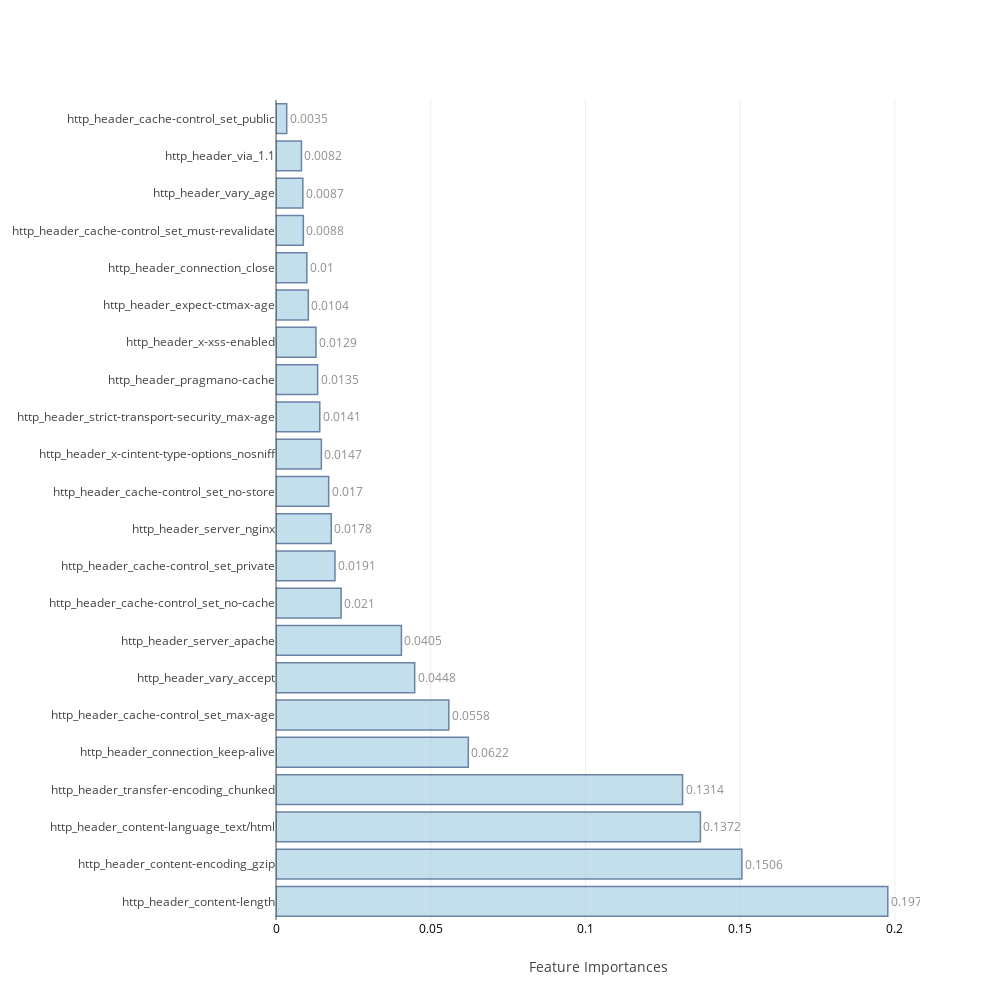
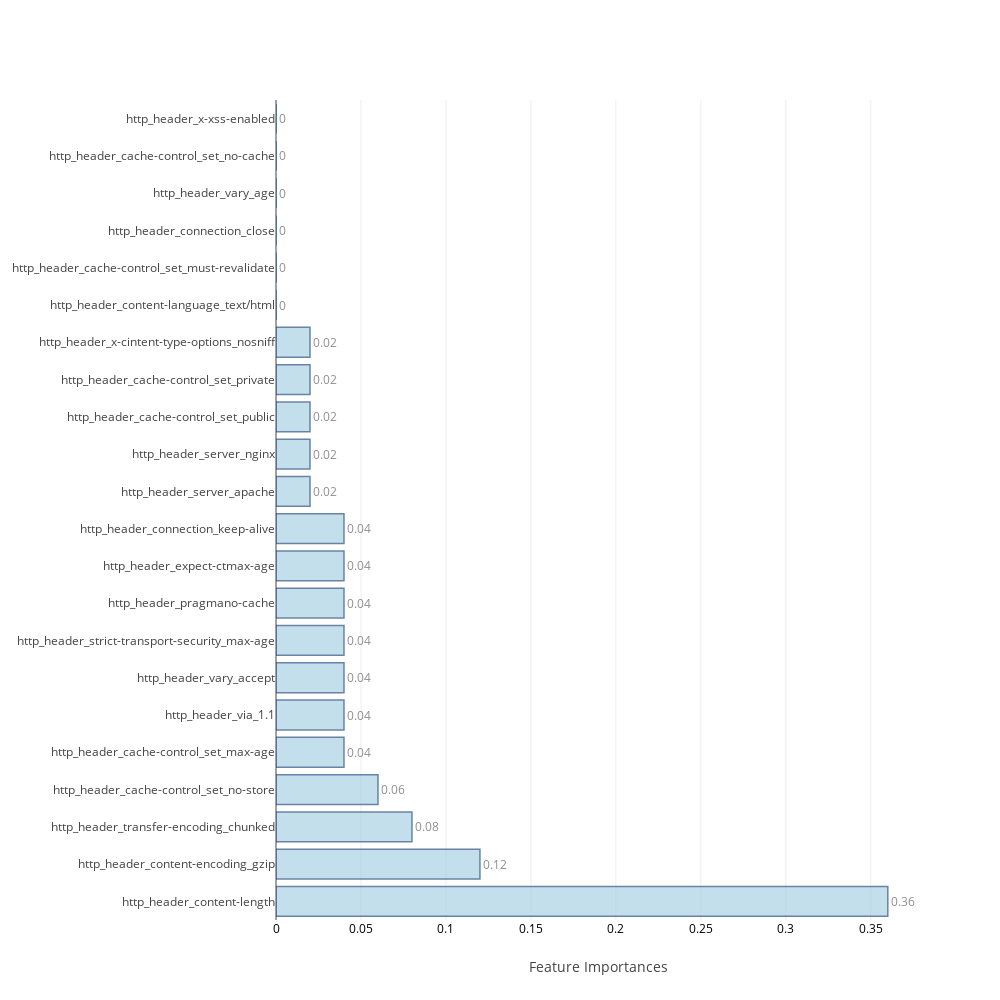

Notebook code for these charts, in order:
### Code cell
feat_imp=[None]*4
j=0
for i in range(0,8):
    if i>=2 and i<=5:
        model,cm_train,cm_test,acc_train,acc_test,roc_auc,feat_imp[j],mcc=f[i](X_train,Y_train,scaled_X_test,test_Y,columns[:-2])
        j=j+1
    else:
        model,cm_train,cm_test,acc_train,acc_test,roc_auc,mcc=f[i](X_train,Y_train,scaled_X_test,test_Y)
    table_80_80_train.loc[i]=   ([acc_train,cm_train.TP,cm_train.TN,cm_train.FP,cm_train.FN,cm_train.FPR,cm_train.FNR])
    table_80_80_test.loc[i] =   ([acc_test ,cm_test.TP, cm_test.TN, cm_test.FP, cm_test.FN, cm_test.FPR, cm_test.FNR,roc_auc,mcc])
    print("\n")

### Figure 1 — Plotly figure (JSON) as saved in the notebook; plotly's stock layout.template omitted (floating-point values rounded to 4 significant figures)
{"data": [{"marker": {"color": "rgb(158,202,225)", "line": {"color": "rgb(8,48,107)", "width": 1.5}}, "opacity": 0.6, "orientation": "h", "text": [0.1977, 0.1506, 0.1372, 0.1314, 0.0622, 0.0558, 0.0448, 0.0405, 0.021, 0.0191, 0.0178, 0.017, 0.0147, 0.0141, 0.0135, 0.0129, 0.0104, 0.01, 0.0088, 0.0087, 0.0082, 0.0035], "textposition": "outside", "type": "bar", "uid": "f5c0cac0-8f78-4f32-acbf-7981b117410e", "x": [0.1977, 0.1506, 0.1372, 0.1314, 0.06216, 0.05585, 0.04482, 0.04053, 0.02104, 0.01906, 0.01785, 0.01702, 0.01466, 0.01415, 0.01345, 0.01292, 0.01045, 0.009958, 0.008841, 0.008677, 0.008228, 0.003461], "y": ["http_header_content-length", "http_header_content-encoding_gzip", "http_header_content-language_text/html", "http_header_transfer-encoding_chunked", "http_header_connection_keep-alive", "http_header_cache-control_set_max-age", "http_header_vary_accept", "http_header_server_apache", "http_header_cache-control_set_no-cache", "http_header_cache-control_set_private", "http_header_server_nginx", "http_header_cache-control_set_no-store", "http_header_x-cintent-type-options_nosniff", "http_header_strict-transport-security_max-age", "http_header_pragmano-cache", "http_header_x-xss-enabled", "http_header_expect-ctmax-age", "http_header_connection_close", "http_header_cache-control_set_must-revalidate", "http_header_vary_age", "http_header_via_1.1", "http_header_cache-control_set_public"]}], "layout": {"autosize": false, "height": 1000, "width": 1000, "xaxis": {"tickfont": {"color": "black", "size": 12}, "title": "Feature Importances"}, "yaxis": {"automargin": true}}}

### Figure 2 — Plotly figure (JSON) as saved in the notebook; plotly's stock layout.template omitted (floating-point values rounded to 4 significant figures)
{"data": [{"marker": {"color": "rgb(158,202,225)", "line": {"color": "rgb(8,48,107)", "width": 1.5}}, "opacity": 0.6, "orientation": "h", "text": [0.36, 0.12, 0.08, 0.06, 0.04, 0.04, 0.04, 0.04, 0.04, 0.04, 0.04, 0.02, 0.02, 0.02, 0.02, 0.02, 0, 0, 0, 0, 0, 0], "textposition": "outside", "type": "bar", "uid": "aa2b10f2-68d7-4124-8bec-07045cd98b2a", "x": [0.36, 0.12, 0.08, 0.06, 0.04, 0.04, 0.04, 0.04, 0.04, 0.04, 0.04, 0.02, 0.02, 0.02, 0.02, 0.02, 0, 0, 0, 0, 0, 0], "y": ["http_header_content-length", "http_header_content-encoding_gzip", "http_header_transfer-encoding_chunked", "http_header_cache-control_set_no-store", "http_header_cache-control_set_max-age", "http_header_via_1.1", "http_header_vary_accept", "http_header_strict-transport-security_max-age", "http_header_pragmano-cache", "http_header_expect-ctmax-age", "http_header_connection_keep-alive", "http_header_server_apache", "http_header_server_nginx", "http_header_cache-control_set_public", "http_header_cache-control_set_private", "http_header_x-cintent-type-options_nosniff", "http_header_content-language_text/html", "http_header_cache-control_set_must-revalidate", "http_header_connection_close", "http_header_vary_age", "http_header_cache-control_set_no-cache", "http_header_x-xss-enabled"]}], "layout": {"autosize": false, "height": 1000, "width": 1000, "xaxis": {"tickfont": {"color": "black", "size": 12}, "title": "Feature Importances"}, "yaxis": {"automargin": true}}}
